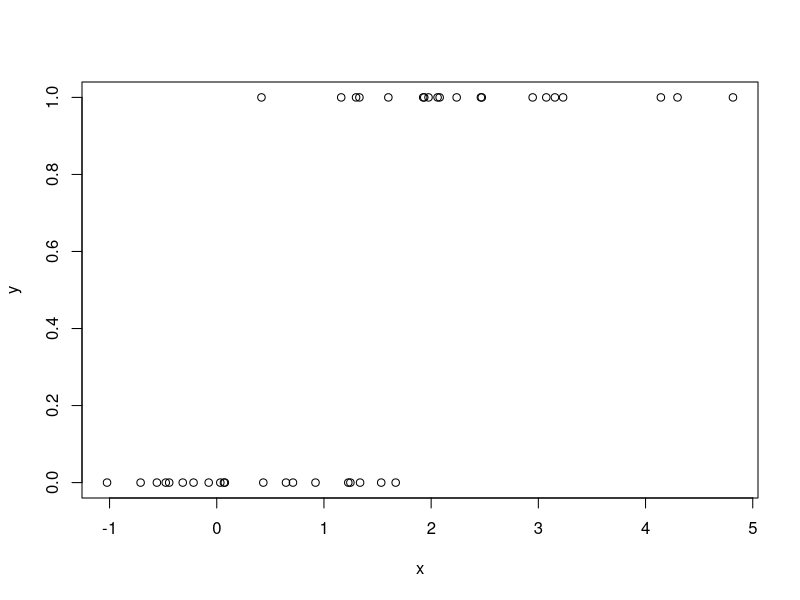

Recreate this plot in R.
## ---- chunk 1
knitr::opts_chunk$set(echo = TRUE)
## ---- chunk 2
set.seed(22)
x = c(rnorm(20, 1.15, sqrt(1.1504001927076635)) + 1, rnorm(20, 1.15, sqrt(1.1504001927076635)) - 0.5)
y = c(rep(1, times = 20), rep(0, times = 20))
df <- data.frame(y = sample(y), x = sample(x))
head(df)

plot(x,y)
